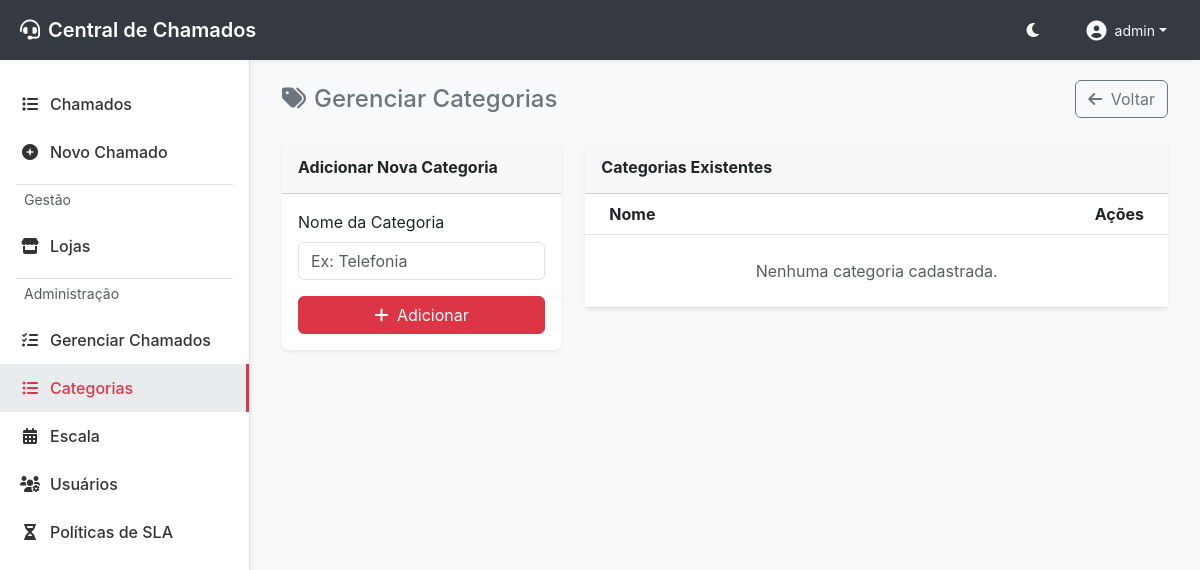
The page /categorias (signed in) on the database as committed earlier.
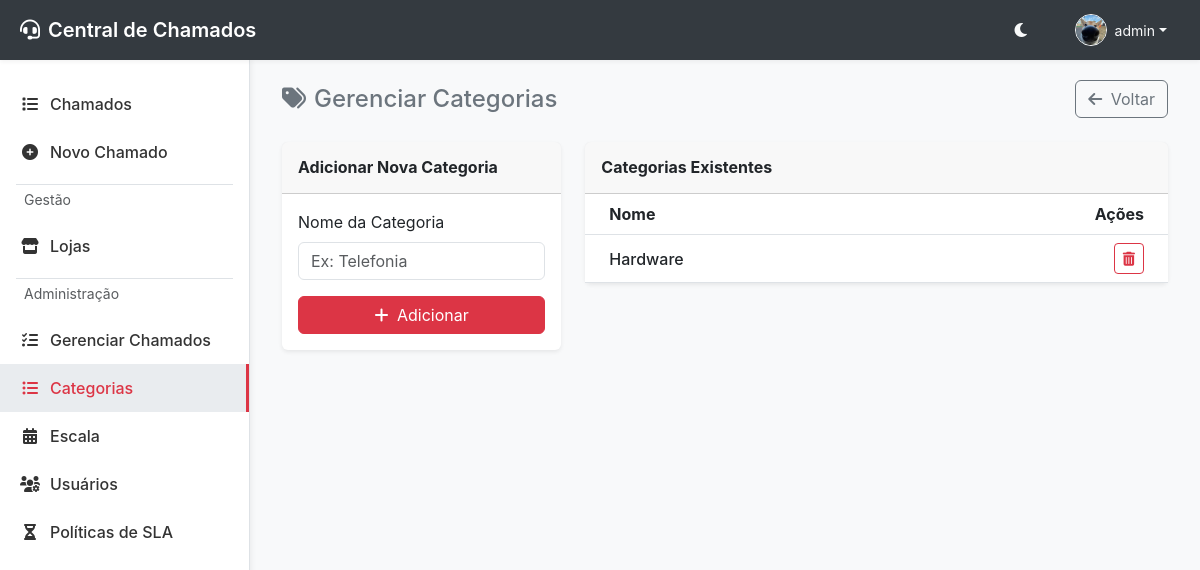
The same page on the database as committed later.
### app/models.py (models this page shows, shortened)
class User(UserMixin, db.Model):
    __tablename__ = 'users'
    id = db.Column(db.Integer, primary_key=True)
    username = db.Column(db.String(64), index=True, unique=True, nullable=False)
    email = db.Column(db.String(120), index=True, unique=True, nullable=False)
    password_hash = db.Column(db.String(256))
    role = db.Column(db.String(20), default='user') # user, technician, admin, manager, supervisor
    department = db.Column(db.String(100))
    profile_image = db.Column(db.String(255))
    is_active = db.Column(db.Boolean, default=True)
    created_at = db.Column(db.DateTime, default=datetime.utcnow)

### app/modules/chamados/models.py (models this page shows, shortened)
class Category(db.Model):
    __tablename__ = 'categories'
    id = db.Column(db.Integer, primary_key=True)
    name = db.Column(db.String(50), nullable=False, unique=True)
    active = db.Column(db.Boolean, default=True)

### app/modules/chamados/routes.py (the view, shortened to what this page needs)
@chamados_bp.route('/categorias', methods=['GET', 'POST'])
@login_required
def gerenciar_categorias():
    if current_user.role not in ['admin', 'manager', 'supervisor']:
        flash('Acesso não autorizado.', 'danger')
        return redirect(url_for('chamados.index'))
    categories = service.get_all_categories()
    return render_template('categorias.html', categories=categories, active_page='categorias')

### app/modules/chamados/service.py (called while the page is built)
    def get_all_categories(self):
        from .models import Category
        return Category.query.filter_by(active=True).order_by(Category.name).all()

### app/templates/categorias.html (shortened to what this page needs)
{% extends "base.html" %}
{% block content %}
<div class="d-flex justify-content-between align-items-center mb-4">
    <h4 class="mb-0 text-secondary"><i class="fas fa-tags me-2"></i>Gerenciar Categorias</h4>
    <a href="{{ url_for('chamados.index') }}" class="btn btn-outline-secondary"><i class="fas fa-arrow-left me-1"></i> Voltar</a>
</div>
<div class="row">
    <div class="col-md-4 mb-4">
        <div class="card border-0 shadow-sm">
            <div class="card-header py-3">
                <h6 class="mb-0 fw-bold">Adicionar Nova Categoria</h6>
            </div>
            <div class="card-body">
                <form action="{{ url_for('chamados.gerenciar_categorias') }}" method="POST">
                    <div class="mb-3">
                        <label for="name" class="form-label">Nome da Categoria</label>
                        <input type="text" class="form-control" id="name" name="name" required placeholder="Ex: Telefonia">
                    </div>
                    <button type="submit" class="btn btn-primary w-100">
                        <i class="fas fa-plus me-1"></i> Adicionar
                    </button>
                </form>
            </div>
        </div>
    </div>
    <div class="col-md-8">
        <div class="card border-0 shadow-sm">
            <div class="card-header py-3">
                <h6 class="mb-0 fw-bold">Categorias Existentes</h6>
            </div>
            <div class="card-body p-0">
                <div class="table-responsive">
                    <table class="table table-hover mb-0 align-middle">
                        <thead class="bg-light">
                            <tr>
                                <th class="ps-4">Nome</th>
                                <th class="text-end pe-4">Ações</th>
                            </tr>
                        </thead>
                        <tbody>
                            {% for category in categories %}
                            <tr>
                                <td class="ps-4 fw-medium">{{ category.name }}</td>
                                <td class="text-end pe-4">
                                    <a href="{{ url_for('chamados.excluir_categoria', id=category.id) }}"
                                       class="btn btn-sm btn-outline-danger"
                                       onclick="return confirm('Tem certeza que deseja excluir esta categoria?')">
                                        <i class="fas fa-trash-alt"></i>
                                    </a>
                                </td>
                            </tr>
                            {% else %}
                            <tr>
                                <td colspan="2" class="text-center py-4 text-muted">
                                    Nenhuma categoria cadastrada.
                                </td>
                            </tr>
                            {% endfor %}
                        </tbody>
                    </table>
                </div>
            </div>
        </div>
    </div>
</div>
{% endblock %}

### app/templates/base.html (shortened to what this page needs)
<!DOCTYPE html>
<html lang="pt-br">
<head>
    <link href="https://cdn.jsdelivr.net/npm/bootstrap@5.3.0/dist/css/bootstrap.min.css" rel="stylesheet">
    <link href="https://cdnjs.cloudflare.com/ajax/libs/font-awesome/6.0.0/css/all.min.css" rel="stylesheet">
    <link rel="stylesheet" href="{{ url_for('static', filename='css/style.css') }}?v=4">
</head>
<body>
    {% if current_user.is_authenticated %}
    <nav class="topbar">
        <div class="brand">
            <i class="fas fa-headset me-2"></i> Central de Chamados
        </div>
        <div class="user-menu">
            <button class="btn btn-link text-light p-0 me-3" id="theme-toggle" title="Alternar Tema">
                <i class="fas fa-moon"></i>
            </button>
            <div class="dropdown">
                <button class="btn btn-link text-light text-decoration-none dropdown-toggle d-flex align-items-center" type="button" id="userDropdown" data-bs-toggle="dropdown" aria-expanded="false">
                    {% if current_user.profile_image %}
                    <img src="{{ url_for('static', filename='uploads/profiles/' + current_user.profile_image) }}" alt="Avatar" class="rounded-circle border border-light" style="width: 32px; height: 32px; object-fit: cover;">
                    {% else %}
                    <i class="fas fa-user-circle fa-lg"></i>
                    {% endif %}
                    <span class="ms-2 small d-none d-md-inline">{{ current_user.username }}</span>
                </button>
            </div>
        </div>
    </nav>
    {% endif %}
    {% if current_user.is_authenticated %}
    <div class="sidebar bg-surface">
        <nav class="nav flex-column">
            <a class="nav-link {% if active_page == 'chamados' %}active{% endif %}" href="{{ url_for('chamados.listar_chamados') }}">
                <i class="fas fa-list"></i> Chamados
            </a>
            <a class="nav-link {% if active_page == 'novo_chamado' %}active{% endif %}" href="{{ url_for('chamados.novo_chamado') }}">
                <i class="fas fa-plus-circle"></i> Novo Chamado
            </a>
            {% if current_user.role != 'tecnico' %}
            <div class="border-top my-2 mx-3 text-muted small px-2 py-1">Gestão</div>
            <a class="nav-link {% if active_page == 'lojas_setores' %}active{% endif %}" href="{{ url_for('lojas.index') }}">
                <i class="fas fa-store"></i> Lojas
            </a>
            {% endif %}
            {% if current_user.role in ['admin', 'manager', 'supervisor', 'tecnico'] %}
            <div class="border-top my-2 mx-3 text-muted small px-2 py-1">Administração</div>
            <a class="nav-link {% if active_page == 'gerenciar_chamados' %}active{% endif %}" href="{{ url_for('chamados.gerenciar_chamados') }}">
                <i class="fas fa-tasks"></i> Gerenciar Chamados
            </a>
            {% endif %}
            {% if current_user.role in ['admin', 'manager', 'supervisor'] %}
            <a class="nav-link {% if active_page == 'categorias' %}active{% endif %}" href="{{ url_for('chamados.gerenciar_categorias') }}">
                <i class="fas fa-list-ul"></i> Categorias
            </a>
            <a class="nav-link {% if active_page == 'escala' %}active{% endif %}" href="{{ url_for('escala.index') }}">
                <i class="fas fa-calendar-alt"></i> Escala
            </a>
            <a class="nav-link {% if active_page == 'usuarios' %}active{% endif %}" href="{{ url_for('auth.listar_usuarios') }}">
                <i class="fas fa-users-cog"></i> Usuários
            </a>
            <a class="nav-link {% if active_page == 'sla' %}active{% endif %}" href="{{ url_for('sla.index') }}">
                <i class="fas fa-hourglass-half"></i> Políticas de SLA
            </a>
            {% endif %}
        </nav>
    </div>
    {% endif %}
    <main class="main-content" {% if not current_user.is_authenticated %}style="margin-left: 0; padding-top: 20px;"{% endif %}>
        <div class="container-fluid">
            {% block content %}{% endblock %}
        </div>
    </main>
</body>
</html>

Rows that differ between the two databases and show on the page:
changed User "admin": profile_image: picture added
added Category: name "Hardware"
Other text that changed with them:
text no longer shown: "Nenhuma categoria cadastrada."
